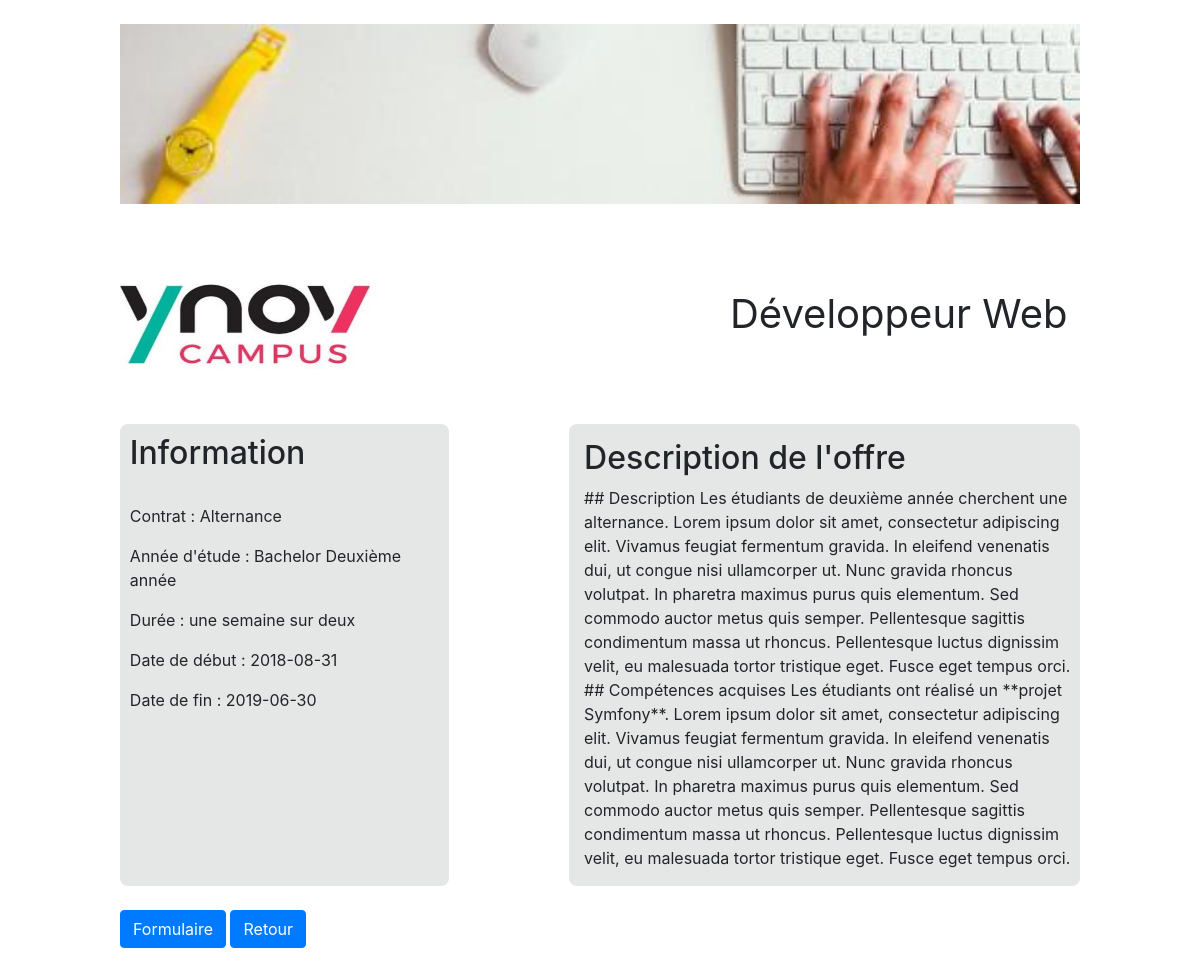
Page /src/profil.php?id=2 on the committed database.
### tables this page shows
CREATE TABLE IF NOT EXISTS `osi_offer` (
  `id` int(11) UNSIGNED NOT NULL AUTO_INCREMENT,
  `title` varchar(255) NOT NULL DEFAULT '',
  `type` varchar(255) NOT NULL DEFAULT '',
  `formation` varchar(255) NOT NULL,
  `class` varchar(255) NOT NULL DEFAULT '',
  `description` text NOT NULL,
  `period` varchar(255) DEFAULT NULL,
  `from_date` date DEFAULT NULL,
  `to_date` date DEFAULT NULL,
  PRIMARY KEY (`id`)
);

### src/profil.php (called while the page is built)
<?php
require 'connexion.php';
$classement = $pdo->prepare("
    SELECT id, title, type, class, description, period, from_date, to_date
    FROM osi_offer
    ORDER BY id ASC
");
$classement->execute();
$hello = $classement->fetchAll();
include 'head.phtml';
include 'profil.phtml';

### src/profil.phtml (the view)
<br><img class="bannier" src="img/header_01.jpg" width='250px' height='200px'>
<main>
    <div class="flex">
    <img class="logo" src="img/logo.jpg" width='250px' height='200px'>
        <?php foreach($hello as $key => $classe): ?>
            <?php for ($i=1; $i < 50; $i++): ?>
                <?php if ($_GET['id'] == $i && $classe['id'] == $i) : ?>
                    <div class="titre">
                        <?= htmlspecialchars($classe['title'])?><br><br>
                    </div></div>
                	<div class="flex">
                        <div class="info">
                            <h2 class="information">Information</h2><br>
                            <p>Contrat : <td><?= htmlspecialchars($classe['type'])?></td><br>
                            <p>Année d'étude : <td><?= htmlspecialchars($classe['class'])?></td><br>
                            <p>Durée : <td><?= htmlspecialchars($classe['period'])?></td><br>
                            <p>Date de début : <td><?= htmlspecialchars($classe['from_date'])?></td><br>
                            <p>Date de fin : <td><?= htmlspecialchars($classe['to_date'])?></td><br>
                        </div>
                    	<div class="descrition">
                            <h2 class="information">Description de l'offre</h2>
                            <p><td><?= htmlspecialchars($classe['description'])?></td>
                        </div>
                	</div>
                <?php endif; ?>
            <?php endfor; ?>
        <?php endforeach ?>
    <br><div class="bt">
    	<a href="formulaire.php" class="btn btn-primary">Formulaire</a>
		<a href="../index.php" class="btn btn-primary">Retour</a>
    </div><br>
</main>

### src/css/index.css (style rules this page uses)
.bannier { height: 180px; width: 80%; margin-left: 10%; margin-bottom: 20px; }
.logo { margin-left: 10%; }
.titre { margin-left: 30%; margin-top: 5%; font-size: 250%; }
.flex { display: flex; }
.info { margin-left: 10%; background-color: #E5E7E6; border-radius: 0.5em; width: 45%; }
.descrition { margin-left: 10%; margin-right: 10%; background-color: #E5E7E6; border-radius: 0.5em; width: 70%; }
.bt { margin-left: 10%; }
p { margin-left: 3%; }
.information { margin-left: 3%; margin-top: 3%; }

### rows in the picture
osi_offer: title "Développeur Web", type "Alternance", class "Bachelor Deuxième année", period "une semaine sur deux", from_date "2018-08-31", to_date "2019-06-30", description "## Description Les étudiants de deuxième année cherchent une alternance. Lorem ipsum dolor sit amet, consectetur adipiscing elit. Vivamus feugiat fermentum gravida. In eleifend venenatis dui, ut congue nisi ullamcorper ut. Nunc gravida rhoncus volutpat. In pharetra maximus purus quis elementum. Sed commodo auctor metus quis semper. Pellentesque sagittis condimentum massa ut rhoncus. Pellentesque luctus dignissim velit, eu malesuada tortor tristique eget. Fusce eget tempus orci. ## Compétences acquises Les étudiants ont réalisé un **projet Symfony**. Lorem ipsum dolor sit amet, consectetur adipiscing elit. Vivamus feugiat fermentum gravida. In eleifend venenatis dui, ut congue nisi…"
